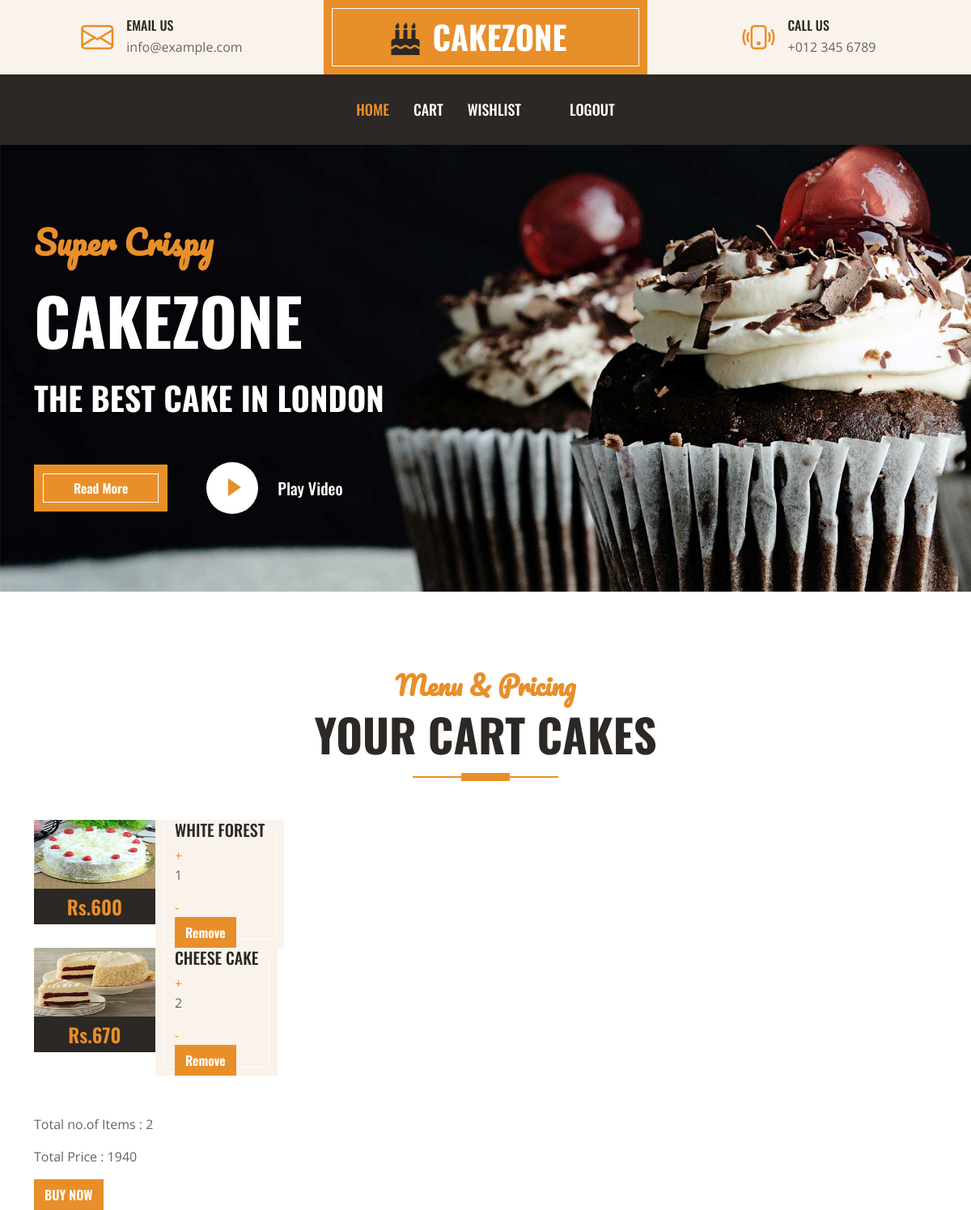
Page /display_cart (signed in) on the committed database.
### app1/models.py (models this page shows)
class cart(models.Model):
    user_details=models.ForeignKey(user_register,on_delete=models.CASCADE)
    product_details=models.ForeignKey(product,on_delete=models.CASCADE)
    quantity=models.IntegerField(default=1)
    total_price=models.IntegerField(null=True)

class product(models.Model):
    cake_name=models.CharField(max_length=20)
    cake_price=models.IntegerField()
    cake_stock=models.IntegerField()
    cake_img=models.ImageField()

### app1/views.py (the view)
# urls.py: path('display_cart',views.display_cart),
def display_cart(request):
    if 'user' in request.session:
        user = user_register.objects.get(username=request.session['user'])
        data=cart.objects.filter(user_details=user)
        s1=0
        for i in data:
           s1=s1+i.total_price
        print(s1)
        request.session['cart_total']=s1
        return render(request,'display_cart.html',{'data':data,'s':s1})
    return redirect(login)

### template/display_cart.html (shortened to what this page needs)
<!DOCTYPE html>
<html lang="en">
<head>
      {% load static %}
    <link href="https://cdnjs.cloudflare.com/ajax/libs/font-awesome/5.10.0/css/all.min.css" rel="stylesheet">
    <link href="https://cdn.jsdelivr.net/npm/bootstrap-icons@1.4.1/font/bootstrap-icons.css" rel="stylesheet">
    <link href="{% static 'lib/owlcarousel/assets/owl.carousel.min.css' %}" rel="stylesheet">
    <link href="{% static 'css/bootstrap.min.css' %}" rel="stylesheet">
    <link href="{% static 'css/style.css' %}" rel="stylesheet">
</head>
<body>
    <div class="container-fluid px-0 d-none d-lg-block">
        <div class="row gx-0">
            <div class="col-lg-4 text-center bg-secondary py-3">
                <div class="d-inline-flex align-items-center justify-content-center">
                    <i class="bi bi-envelope fs-1 text-primary me-3"></i>
                    <div class="text-start">
                        <h6 class="text-uppercase mb-1">Email Us</h6>
                        <span>info@example.com</span>
                    </div>
                </div>
            </div>
            <div class="col-lg-4 text-center bg-primary border-inner py-3">
                <div class="d-inline-flex align-items-center justify-content-center">
                    <a href="index.html" class="navbar-brand">
                        <h1 class="m-0 text-uppercase text-white"><i class="fa fa-birthday-cake fs-1 text-dark me-3"></i>CakeZone</h1>
                    </a>
                </div>
            </div>
            <div class="col-lg-4 text-center bg-secondary py-3">
                <div class="d-inline-flex align-items-center justify-content-center">
                    <i class="bi bi-phone-vibrate fs-1 text-primary me-3"></i>
                    <div class="text-start">
                        <h6 class="text-uppercase mb-1">Call Us</h6>
                        <span>+012 345 6789</span>
                    </div>
                </div>
            </div>
        </div>
    </div>
    <nav class="navbar navbar-expand-lg bg-dark navbar-dark shadow-sm py-3 py-lg-0 px-3 px-lg-0">
        <div class="collapse navbar-collapse" id="navbarCollapse">
            <div class="navbar-nav ms-auto mx-lg-auto py-0">
                <a href="userhome" class="nav-item nav-link active">Home</a>
                <a href="display_cart" class="nav-item nav-link">Cart</a>
                <a href="display_wishlist" class="nav-item nav-link">Wishlist</a>
                <a href="" class="nav-item nav-link"></a>
                <a href="logout" class="nav-item nav-link">Logout</a>
            </div>
        </div>
    </nav>
    <div class="container-fluid bg-primary py-5 mb-5 hero-header">
        <div class="container py-5">
            <div class="row justify-content-start">
                <div class="col-lg-8 text-center text-lg-start">
                    <h1 class="font-secondary text-primary mb-4">Super Crispy</h1>
                    <h1 class="display-1 text-uppercase text-white mb-4">CakeZone</h1>
                    <h1 class="text-uppercase text-white">The Best Cake In London</h1>
                    <div class="d-flex align-items-center justify-content-center justify-content-lg-start pt-5">
                        <a href="" class="btn btn-primary border-inner py-3 px-5 me-5">Read More</a>
                        <button type="button" class="btn-play" data-bs-toggle="modal"
                            data-src="https://www.youtube.com/embed/DWRcNpR6Kdc" data-bs-target="#videoModal">
                            <span></span>
                        </button>
                        <h5 class="font-weight-normal text-white m-0 ms-4 d-none d-sm-block">Play Video</h5>
                    </div>
                </div>
            </div>
        </div>
    </div>
    <div class="container-fluid about py-5">
        <div class="container">
            <div class="section-title position-relative text-center mx-auto mb-5 pb-3" style="max-width: 600px;">
                <h2 class="text-primary font-secondary">Menu & Pricing</h2>
                <h1 class="display-4 text-uppercase">Your Cart Cakes</h1>
            </div>
            <div class="tab-class text-center">
                <div class="tab-content">
                    <div id="tab-1" class="tab-pane fade show p-0 active">
                         {% for i in data %}
                        <div class="row g-3">
                            <div class="col-lg-6">
                                <div class="d-flex h-100">
                                    <div class="flex-shrink-0">
                                        <img class="img-fluid" src="{{i.product_details.cake_img.url}}" alt="" style="width: 150px; height: 85px;">
                                        <h4 class="bg-dark text-primary p-2 m-0">Rs.{{i.product_details.cake_price}}</h4>
                                    </div>
                                    <div class="d-flex flex-column justify-content-center text-start bg-secondary border-inner px-4">
                                        <h5 class="text-uppercase">{{i.product_details.cake_name}}</h5>
                                        <a href="increment/{{i.pk}}">+</a><p>{{i.quantity}}</p><a href="decrement/{{i.pk}}">-</a>
                                        <span>
                                              <a href="remove_cart/{{i.pk}}" class="btn btn-primary" onclick="return window.confirm('Are You sure you want to delete the item from the cart ?')">Remove</a>
                                        </span>
                                    </div>
                                </div>
                            </div>
                        </div>
                             {% endfor %}
                    </div>
                </div>
            </div>
        </div>
    </div>
<div class="container">
    <p>Total no.of Items : {{data.count}}</p>
    <p>Total Price : {{s}}</p>
    <a href="payment/{{s}}" class="btn btn-primary">BUY NOW</a>
</div>
</body>
</html>

### static/css/style.css (style rules this page uses)
:root { --primary: #E88F2A; --secondary: #FAF3EB; --light: #FFFFFF; --dark: #2B2825; }
.font-secondary { font-family: 'Pacifico', cursive; }
h1, h2, .font-weight-bold { font-weight: 700 !important; }
h3, h4, .font-weight-semi-bold { font-weight: 600 !important; }
h5, h6, .font-weight-medium { font-weight: 500 !important; }
.btn { font-family: 'Oswald', sans-serif; font-weight: 600; transition: .5s; }
.btn-primary { color: #FFFFFF; }
.border-inner { position: relative; }
.border-inner * { position: relative; z-index: 1; }
.border-inner::before { position: absolute; content: ""; top: 10px; right: 10px; bottom: 10px; left: 10px; background: none; border: 1px solid var(--light); z-index: 0; }
.navbar-dark .navbar-nav .nav-link { font-family: 'Oswald', sans-serif; padding: 30px 15px; font-size: 18px; font-weight: 500; text-transform: uppercase; color: var(--light); outline: none; transition: .5s; }
.navbar-dark .navbar-nav .nav-link:hover, .navbar-dark .navbar-nav .nav-link.active { color: var(--primary); }
.hero-header { background: url(../img/hero.jpg) top right no-repeat; background-size: cover; }
.btn-play { position: relative; display: block; box-sizing: content-box; width: 16px; height: 26px; border-radius: 100%; border: none; outline: none !important; padding: 18px 20px 20px 28px; background: #FFFFFF; }
.btn-play:before { content: ""; position: absolute; z-index: 0; left: 50%; top: 50%; transform: translateX(-50%) translateY(-50%); display: block; width: 60px; height: 60px; background: #FFFFFF; border-radius: 100%; animation: pulse-border 1500ms ease-out infinite; }
.btn-play:after { content: ""; position: absolute; z-index: 1; left: 50%; top: 50%; transform: translateX(-50%) translateY(-50%); display: block; width: 60px; height: 60px; background: #FFFFFF; border-radius: 100%; transition: all 200ms; }
.btn-play span { display: block; position: relative; z-index: 3; width: 0; height: 0; left: -1px; border-left: 16px solid var(--primary); border-top: 11px solid transparent; border-bottom: 11px solid transparent; }
.section-title::before { position: absolute; content: ""; width: 60px; height: 10px; left: 50%; bottom: 0; margin-left: -30px; background: var(--primary); }
.section-title::after { position: absolute; content: ""; width: 180px; height: 2px; left: 50%; bottom: 4px; margin-left: -90px; background: var(--primary); }

### rows in the picture
cart: product_details.cake_img (picture), product_details.cake_price "600", product_details.cake_name "WHITE FOREST", quantity "1"
cart: product_details.cake_img (picture), product_details.cake_price "670", product_details.cake_name "CHEESE CAKE", quantity "2"

### other values in the picture
{{ data.count }} "2"
{{ s }} "1940"
